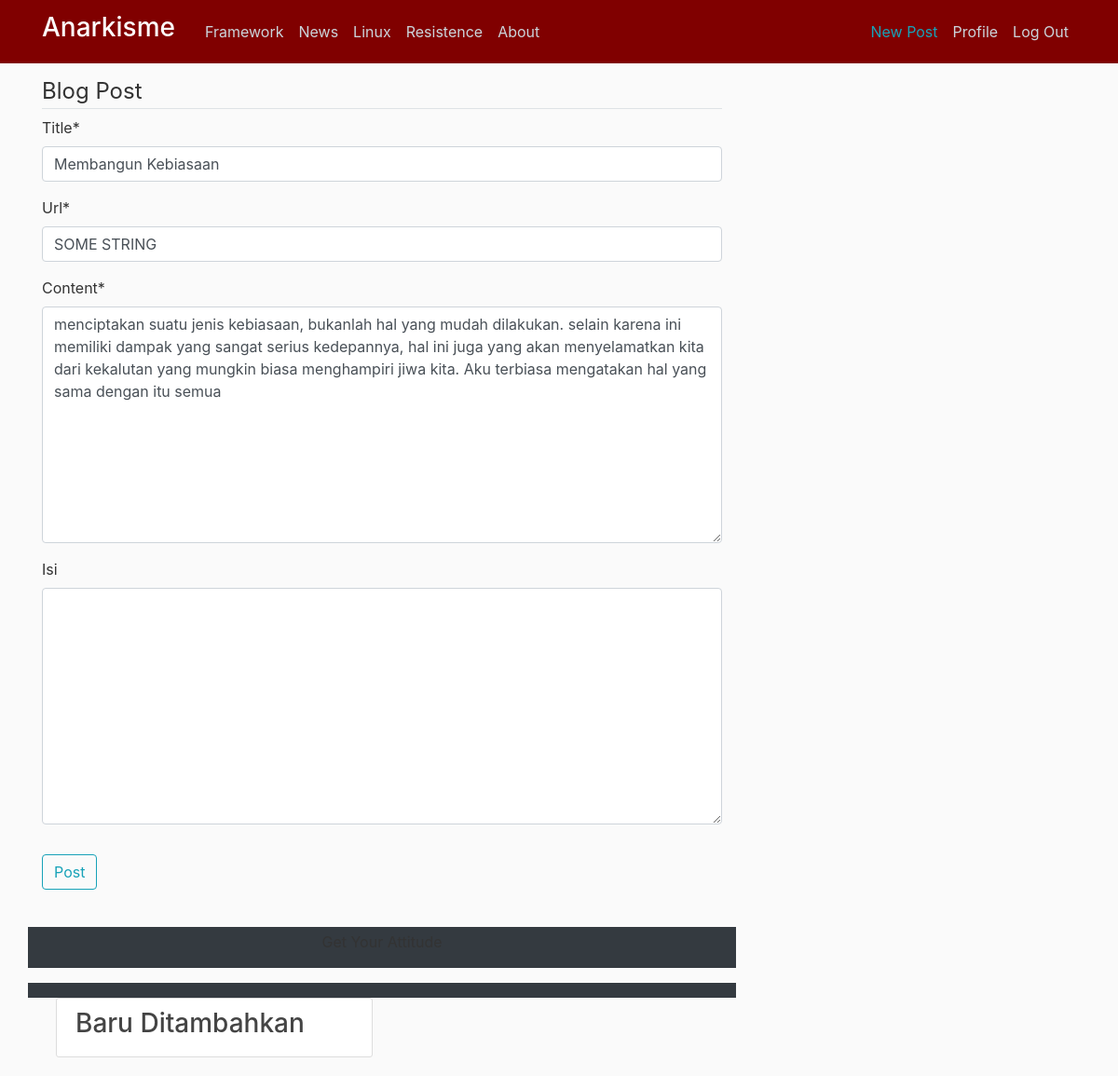
The page /post/32/update/ (signed in) on the database as committed earlier.
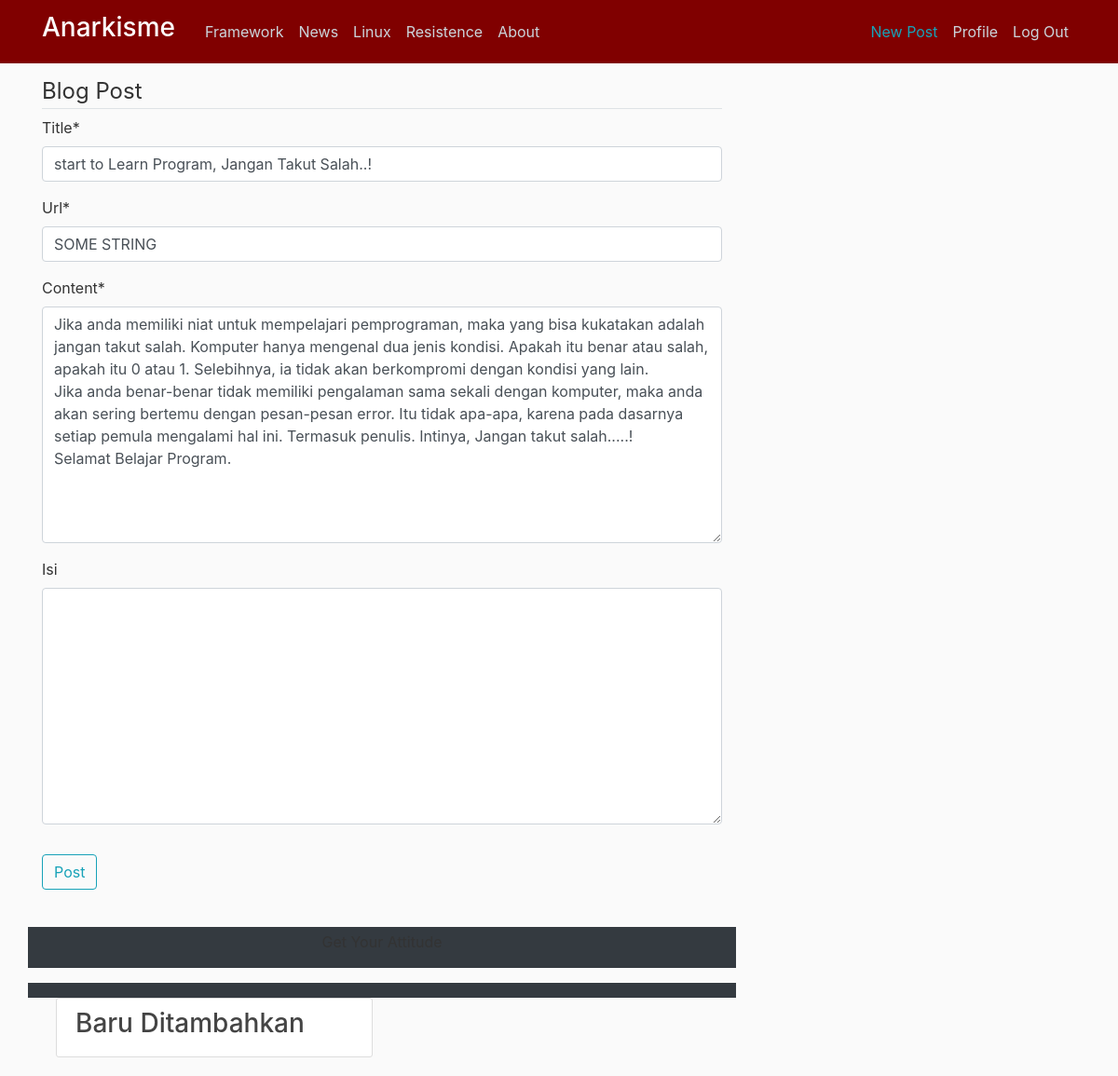
The same page on the database as committed later.
### blog/models.py (models this page shows, shortened)
class Post(models.Model):
	title = models.CharField(max_length=100)
	content = models.TextField()
	url = models.CharField(max_length=50,default='SOME STRING')
	isi = RichTextField(blank=True,null=True)
	tanggal = models.DateTimeField(auto_now_add=timezone.now)
	author = models.ForeignKey(User, on_delete=models.CASCADE)

### blog/views.py (the view, shortened to what this page needs)
# urls.py: path('post/<int:pk>/update/',PostUpdateView.as_view(), name='post-update'),
class PostUpdateView(LoginRequiredMixin, UserPassesTestMixin, UpdateView):
	model = Post
	fields = ['title','url','content','isi']
	def test_func(self):
		post = self.get_object()
		if self.request.user == post.author:
			return True
		return False

### blog/templates/blog/post_form.html (shortened to what this page needs)
{% extends "blog/base.html" %}
{% load crispy_forms_tags %}
{% block content %}
	<div class="row">
		<div class="col-md-12 mb-4">
			<form method="POST">
			<fieldset class="form-group">
				<legend class="border-bottom">Blog Post</legend>
				{{ form|crispy }}
			</fieldset>
			<div class="form-group">
				<button class="btn btn-outline-info" type="submit">Post</button>
			</div>
		</form>
		</div>
		<div class="col-md-12 bg-dark mb-3 pt-1 text-center">
              <p>Get Your Attitude</p>
            </div>
	</div>
	<div class="row pt-3 bg-dark">
          </div>
	</div>
{% endblock %}

Rows that differ between the two databases and show on the page:
changed Post "SOME STRING": title "Membangun Kebiasaan" → "start to Learn Program, Jangan Takut Salah..!"; content "menciptakan suatu jenis kebiasaan, bukanlah hal yang mudah dilakukan. selain karena ini memiliki dampak yang sangat serius kedepannya, hal ini juga yang akan menyelamatkan kita dari kekalutan yang mungkin biasa menghampiri jiwa kita. Aku terbiasa mengatakan hal yang sama dengan itu semua" → "Jika anda memiliki niat untuk mempelajari pemprograman, maka yang bisa kukatakan adalah jangan takut salah. Komputer hanya mengenal dua jenis kondisi. Apakah itu benar atau salah, apakah itu 0 atau 1. Selebihnya, ia tidak akan berkompromi dengan kondisi yang lain. Jika anda benar-benar tidak memiliki pengalaman sama sekali dengan komputer, maka anda akan sering bertemu dengan pesan-pesan error. Itu tidak apa-apa, karena pada dasarnya setiap pemula mengalami hal ini. Termasuk penulis. Intinya, Jangan takut salah.....! Selamat Belajar Program."
